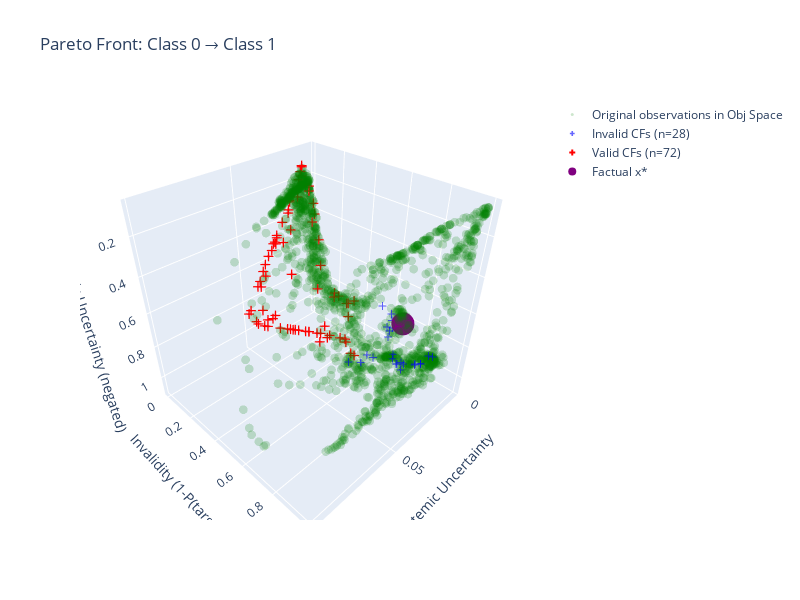
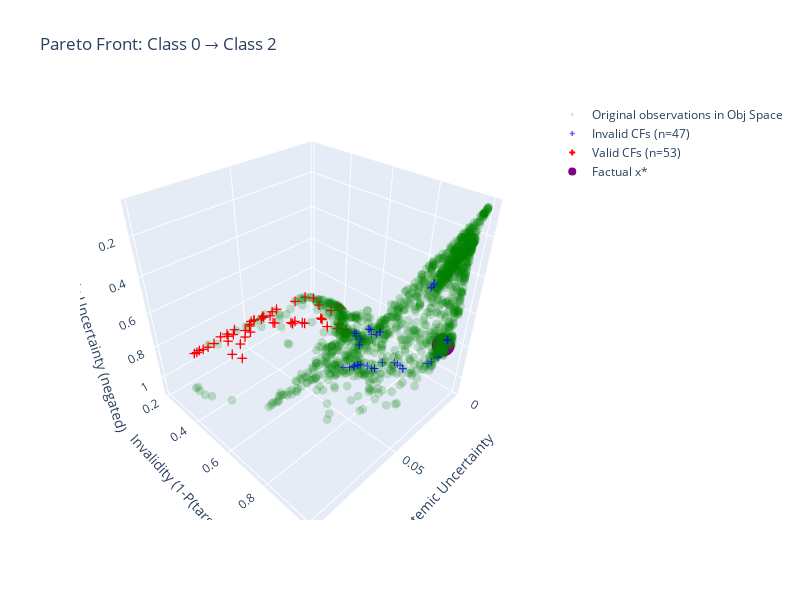

Notebook code for these charts, in order:
### Markdown cell above
## 6. Visualize Counterfactuals for Each Target Class

Compare counterfactuals generated for different target classes.

### Code cell
# 3D Pareto Front Visualization for Each Target Class
import plotly.graph_objects as go
from plotly.subplots import make_subplots

target_classes = [k for k in cf_results.keys()]

for target_class in target_classes:
    problem, result = cf_results[target_class]

    if result.F is None or len(result.F) == 0:
        continue
    
    # Separate valid and invalid
    # Objectives: [0] Validity (1-P), [1] Sparsity, [2] AU (negated), [3] EU (positive)
    validity = result.F[:, 0]
    valid_mask = validity < 0.5
    invalid_mask = ~valid_mask
    
    valid_F = result.F[valid_mask]
    invalid_F = result.F[invalid_mask]
    
    # Evaluate factual in objective space
    F_factual = problem.evaluate(factual.astype(np.float32))
    F_X = problem.evaluate(X)
    
    fig = go.Figure()
    
    # Original observations in Obj Space (for context)
    # Use EU (index 3, positive) for x, Validity (index 0) for y, AU (index 2, negated) for z
    fig.add_trace(go.Scatter3d(
        x=F_X[:, 3], y=F_X[:, 0], z=-F_X[:, 2],  # EU is positive, negate AU
        mode='markers',
        marker=dict(color='green', size=3, opacity=0.2),
        name='Original observations in Obj Space'
    ))
    
    # Invalid CFs (blue)
    if len(invalid_F) > 0:
        fig.add_trace(go.Scatter3d(
            x=invalid_F[:, 3], y=invalid_F[:, 0], z=-invalid_F[:, 2],
            mode='markers',
            marker=dict(color='blue', size=4, opacity=0.6, symbol='cross'),
            name=f'Invalid CFs (n={len(invalid_F)})'
        ))
    
    # Valid CFs (red)
    if len(valid_F) > 0:
        fig.add_trace(go.Scatter3d(
            x=valid_F[:, 3], y=valid_F[:, 0], z=-valid_F[:, 2],
            mode='markers',
            marker=dict(color='red', size=5, symbol='cross'),
            name=f'Valid CFs (n={len(valid_F)})'
        ))
    
    # Factual (purple)
    fig.add_trace(go.Scatter3d(
        x=[F_factual[3]], y=[F_factual[0]], z=[-F_factual[2]],
        mode='markers',
        marker=dict(color='purple', size=8),
        name='Factual x*'
    ))
    
    fig.update_layout(
        scene=dict(
            xaxis_title='Epistemic Uncertainty (minimize)',
            yaxis_title='Invalidity (1-P(target))',
            zaxis_title='Aleatoric Uncertainty (maximize)',
        ),
        width=800, height=600,
        title=f'Pareto Front: Class {y[factual_idx]} → Class {target_class}'
    )
    
    fig.show()

### Figure 1 — Plotly figure (JSON) as saved in the notebook; plotly's stock layout.template omitted (floating-point values rounded to 4 significant figures; data arrays with more than 128 entries replaced by an {"elided": "..."} marker saying what was removed)
{"data": [{"marker": {"color": "green", "opacity": 0.2, "size": 3}, "mode": "markers", "name": "Original observations in Obj Space", "type": "scatter3d", "x": {"elided": "1500 float values"}, "y": {"elided": "1500 float values"}, "z": {"elided": "1500 float values"}}, {"marker": {"color": "blue", "opacity": 0.6, "size": 4, "symbol": "cross"}, "mode": "markers", "name": "Invalid CFs (n=28)", "type": "scatter3d", "x": [0.002871, 0.01057, 0.00483, 0.004886, 0.006759, 0.007383, 0.003201, 0.003139, 0.007731, 0.005796, 0.004382, 0.003246, 0.004672, 0.005991, 0.008726, 0.0163, 0.008898, 0.003333, 0.004118, 0.01181, 0.01923, 0.004935, 0.004561, 0.003826, 0.003883, 0.02408, 0.01647, 0.005582], "y": [0.8684, 0.5589, 0.6819, 0.6821, 0.6199, 0.565, 0.8462, 0.5949, 0.6666, 0.6531, 0.7819, 0.8099, 0.7021, 0.5972, 0.7291, 0.7539, 0.63, 0.8096, 0.7829, 0.5255, 0.5471, 0.6823, 0.7158, 0.6775, 0.6084, 0.5039, 0.7504, 0.6282], "z": [0.9412, 1.088, 0.811, 0.8123, 0.8875, 0.7481, 0.9467, 0.8069, 1.049, 1.037, 1.042, 1.023, 1.073, 0.8779, 1.082, 0.974, 0.9111, 1.025, 1.037, 1.082, 1.077, 0.8134, 1.078, 0.7866, 0.8404, 1.068, 0.9748, 0.8711]}, {"marker": {"color": "red", "size": 5, "symbol": "cross"}, "mode": "markers", "name": "Valid CFs (n=72)", "type": "scatter3d", "x": [0.009831, 0.0492, 0.05676, 0.01482, 0.01459, 0.01877, 0.01106, 0.009321, 0.04274, 0.01601, 0.04578, 0.009774, 0.01193, 0.03977, 0.0384, 0.04322, 0.01821, 0.01261, 0.03453, 0.01696, 0.0137, 0.01669, 0.05432, 0.04426, 0.04105, 0.02096, 0.02565, 0.03088, 0.01081, 0.008971, 0.04935, 0.0462, 0.04065, 0.01443, 0.02186, 0.02106, 0.03729, 0.03611, 0.01543, 0.02466, 0.02134, 0.02244, 0.05522, 0.02257, 0.009554, 0.01502, 0.0508, 0.008387, 0.03062, 0.0263, 0.03249, 0.04608, 0.03524, 0.0131, 0.01485, 0.03226, 0.0314, 0.03346, 0.03777, 0.04769, 0.02607, 0.04218, 0.05362, 0.009827, 0.02325, 0.02976, 0.01983, 0.0299, 0.02843, 0.01986, 0.02807, 0.04878], "y": [0.005427, 0.1611, 0.1126, 0.4388, 0.4034, 0.4698, 0.008566, 0.05284, 0.06804, 0.4079, 0.07708, 0.05683, 0.103, 0.2048, 0.2123, 0.1881, 0.4895, 0.01325, 0.2334, 0.3729, 0.3793, 0.3193, 0.1369, 0.1655, 0.4571, 0.3571, 0.2847, 0.04299, 0.01269, 0.0903, 0.1307, 0.0882, 0.06174, 0.192, 0.03138, 0.3334, 0.2206, 0.2243, 0.3375, 0.2995, 0.02826, 0.05415, 0.1102, 0.3091, 0.1281, 0.3918, 0.1555, 0.07472, 0.03971, 0.2888, 0.04544, 0.1667, 0.05157, 0.3851, 0.0266, 0.04959, 0.2535, 0.04508, 0.05454, 0.08109, 0.03268, 0.07929, 0.1415, 0.006556, 0.3369, 0.2632, 0.02009, 0.2626, 0.12, 0.02182, 0.05888, 0.1593], "z": [0.1291, 0.868, 0.7704, 0.741, 0.8639, 1.06, 0.1575, 0.2285, 0.5942, 1.033, 0.6375, 0.2531, 0.4084, 0.915, 0.9209, 0.8987, 1.068, 0.1954, 0.9385, 1.016, 0.7923, 0.7384, 0.8209, 0.82, 0.8502, 0.7246, 0.6837, 0.4521, 0.181, 0.3761, 0.7771, 0.6646, 0.5638, 0.6286, 0.3461, 0.997, 0.926, 0.9316, 0.756, 0.9812, 0.3309, 0.4335, 0.758, 0.9367, 0.5148, 1.027, 0.8584, 0.3215, 0.4405, 0.9754, 0.4704, 0.8304, 0.5065, 0.7918, 0.28, 0.4801, 0.9528, 0.4762, 0.5299, 0.6595, 0.3842, 0.6203, 0.8372, 0.1355, 0.9984, 0.9591, 0.2851, 0.9588, 0.654, 0.2923, 0.4853, 0.8279]}, {"marker": {"color": "purple", "size": 8}, "mode": "markers", "name": "Factual x*", "type": "scatter3d", "x": [0.005042], "y": [0.6826], "z": [0.8145]}], "layout": {"height": 600, "scene": {"xaxis": {"title": {"text": "Epistemic Uncertainty"}}, "yaxis": {"title": {"text": "Invalidity (1-P(target))"}}, "zaxis": {"autorange": "reversed", "title": {"text": "Aleatoric Uncertainty (negated)"}}}, "title": {"text": "Pareto Front: Class 0 → Class 1"}, "width": 800}}

### Figure 2 — Plotly figure (JSON) as saved in the notebook; plotly's stock layout.template omitted (floating-point values rounded to 4 significant figures; data arrays with more than 128 entries replaced by an {"elided": "..."} marker saying what was removed)
{"data": [{"marker": {"color": "green", "opacity": 0.2, "size": 3}, "mode": "markers", "name": "Original observations in Obj Space", "type": "scatter3d", "x": {"elided": "1500 float values"}, "y": {"elided": "1500 float values"}, "z": {"elided": "1500 float values"}}, {"marker": {"color": "blue", "opacity": 0.6, "size": 4, "symbol": "cross"}, "mode": "markers", "name": "Invalid CFs (n=47)", "type": "scatter3d", "x": [0.01537, 0.005384, 0.002792, 0.01017, 0.003779, 0.01585, 0.00792, 0.004962, 0.003647, 0.01781, 0.01819, 0.01686, 0.003871, 0.0333, 0.0189, 0.004651, 0.01554, 0.005916, 0.003833, 0.01106, 0.01885, 0.02944, 0.01612, 0.004856, 0.006807, 0.004733, 0.007137, 0.007196, 0.007584, 0.02688, 0.01646, 0.02385, 0.01263, 0.005238, 0.005956, 0.003694, 0.02172, 0.006674, 0.01671, 0.02592, 0.003313, 0.0157, 0.002798, 0.02272, 0.003553, 0.0182, 0.006247], "y": [0.9101, 0.9397, 0.6313, 0.7006, 0.9508, 0.9018, 0.5526, 0.9415, 0.9508, 0.8019, 0.7098, 0.8398, 0.6203, 0.6431, 0.6759, 0.9432, 0.9073, 0.509, 0.9493, 0.9318, 0.6978, 0.6503, 0.8212, 0.5407, 0.9382, 0.5972, 0.526, 0.9406, 0.5524, 0.6532, 0.8094, 0.6553, 0.9216, 0.9412, 0.5182, 0.5713, 0.6585, 0.9338, 0.8367, 0.6535, 0.5839, 0.9035, 0.6301, 0.6569, 0.5782, 0.7095, 0.941], "z": [0.4198, 0.8207, 0.9648, 1.088, 0.7831, 0.4506, 1.088, 0.8142, 0.7818, 0.9568, 1.071, 0.9766, 0.987, 1.015, 1.077, 0.8076, 0.4302, 1.035, 0.7871, 0.8931, 1.075, 1.036, 0.9748, 1.068, 0.8599, 0.9976, 1.043, 0.8829, 1.088, 1.044, 0.9697, 1.053, 0.9033, 0.835, 1.039, 0.9813, 1.061, 0.8461, 0.9765, 1.047, 0.9779, 0.4441, 0.9667, 1.057, 0.9808, 1.071, 0.8703]}, {"marker": {"color": "red", "size": 5, "symbol": "cross"}, "mode": "markers", "name": "Valid CFs (n=53)", "type": "scatter3d", "x": [0.01361, 0.06805, 0.08435, 0.07657, 0.07314, 0.04274, 0.07937, 0.009322, 0.01075, 0.03464, 0.01195, 0.01003, 0.009809, 0.05934, 0.004182, 0.04848, 0.01634, 0.03913, 0.00442, 0.04649, 0.03081, 0.03781, 0.05764, 0.07047, 0.06868, 0.08139, 0.01007, 0.02827, 0.05332, 0.0664, 0.01987, 0.08296, 0.06257, 0.02561, 0.05076, 0.01455, 0.02482, 0.01454, 0.06171, 0.05123, 0.0646, 0.06424, 0.03197, 0.05495, 0.03851, 0.03056, 0.01288, 0.01311, 0.01078, 0.008336, 0.04675, 0.04098, 0.041], "y": [0.2551, 0.2091, 0.2129, 0.2169, 0.2193, 0.2248, 0.215, 0.4798, 0.4653, 0.2212, 0.4888, 0.4435, 0.4965, 0.21, 0.3888, 0.2124, 0.4198, 0.2683, 0.4113, 0.2136, 0.3095, 0.2369, 0.2625, 0.3105, 0.3568, 0.2125, 0.2812, 0.3131, 0.2548, 0.2404, 0.2424, 0.214, 0.281, 0.3374, 0.2244, 0.3727, 0.3461, 0.3642, 0.227, 0.2287, 0.2219, 0.2114, 0.2262, 0.2375, 0.2742, 0.3181, 0.4562, 0.4554, 0.3225, 0.3795, 0.2135, 0.2242, 0.2168], "z": [0.9056, 0.9169, 0.9276, 0.9303, 0.9248, 0.9257, 0.9293, 1.017, 1.01, 0.9216, 1.021, 0.9985, 1.027, 0.9179, 0.9353, 0.9199, 0.9963, 0.9434, 0.9377, 0.9204, 0.9617, 0.9232, 0.9415, 0.9461, 0.9485, 0.9263, 0.9143, 0.9638, 0.9377, 0.9338, 0.9119, 0.9285, 0.9466, 0.9723, 0.921, 0.9856, 0.9749, 0.9829, 0.9259, 0.9262, 0.924, 0.9184, 0.9148, 0.9293, 0.9457, 0.9644, 1.003, 1.002, 0.9348, 0.9509, 0.9204, 0.9252, 0.9213]}, {"marker": {"color": "purple", "size": 8}, "mode": "markers", "name": "Factual x*", "type": "scatter3d", "x": [0.005042], "y": [0.9413], "z": [0.8145]}], "layout": {"height": 600, "scene": {"xaxis": {"title": {"text": "Epistemic Uncertainty"}}, "yaxis": {"title": {"text": "Invalidity (1-P(target))"}}, "zaxis": {"autorange": "reversed", "title": {"text": "Aleatoric Uncertainty (negated)"}}}, "title": {"text": "Pareto Front: Class 0 → Class 2"}, "width": 800}}
